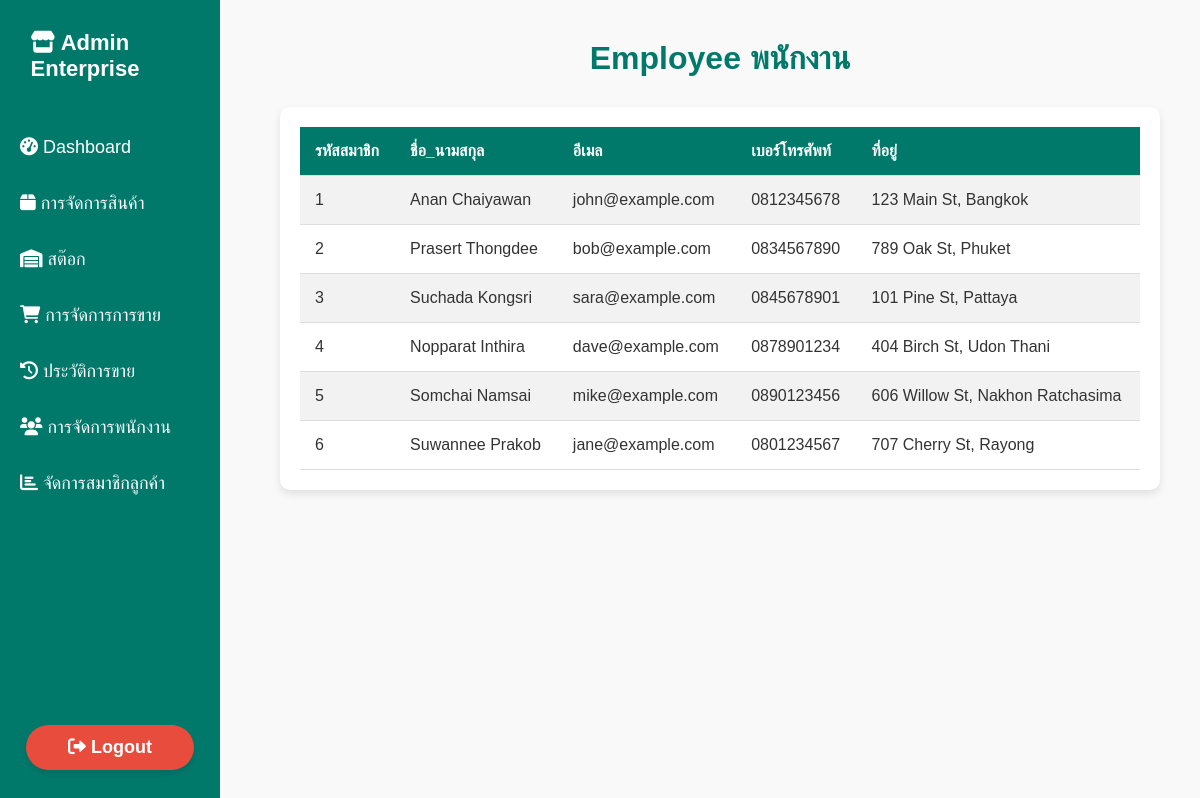
The page /member.php on the database its author committed.
### tables this page shows
CREATE TABLE `member` (
  `m_id` int(10) NOT NULL,
  `m_phone` varchar(11) NOT NULL,
  `m_email` varchar(30) NOT NULL,
  `m_address` varchar(100) NOT NULL,
  `c_id` int(10) NOT NULL
);

CREATE TABLE `customer` (
  `c_id` int(10) NOT NULL,
  `c_name` varchar(25) NOT NULL,
  `c_sex` varchar(10) NOT NULL
);

### member.php (the view, shortened to what this page needs)
<!DOCTYPE html>
<html lang="th">
<head>
    <link rel="stylesheet" href="stock.css">
    <link rel="stylesheet" href="https://cdnjs.cloudflare.com/ajax/libs/font-awesome/6.0.0-beta3/css/all.min.css">
</head>
<body>
    <div class="sidebar">
        <div class="logo">
            <h2><i class="fas fa-store"></i> Admin <dir>Enterprise</dir></h2>
        </div>
        <ul class="menu">
            <li><a href="dashboard.html"><i class="fas fa-tachometer-alt"></i> Dashboard</a></li>
            <li><a href="product-management.html"><i class="fas fa-box"></i> การจัดการสินค้า</a></li>
            <li><a href="stock.html"><i class="fas fa-warehouse"></i> สต๊อก</a></li>
            <li><a href="sales-management.html"><i class="fas fa-shopping-cart"></i> การจัดการการขาย</a></li>
            <li><a href="sales-history.html"><i class="fas fa-history"></i> ประวัติการขาย</a></li>
            <li><a href="employee-management.html"><i class="fas fa-users"></i> การจัดการพนักงาน</a></li>
            <li><a href="customer-management.html"><i class="fas fa-chart-bar"></i> จัดการสมาชิกลูกค้า</a></li>
        </ul>
        <div class="logout">
            <a href="login.html"><i class="fas fa-sign-out-alt"></i> Logout</a>
        </div>
    </div>
    <div class="content">
    <div class="form-container">
        <h1>Employee พนักงาน</h1>
        <div class="table-container">
            <table>
                <thead>
                    <tr>
                        <th>รหัสสมาชิก</th>
                        <th>ชื่อ_นามสกุล</th>
                        <th>อีเมล</th>
                        <th>เบอร์โทรศัพท์</th>
                        <th>ที่อยู่</th>
                    </tr>
                </thead>
                <tbody>
                    <tr>
                     <?php
                    require 'database.php';
                    $query = "SELECT member.m_id ,customer.c_name, member.m_email, member.m_phone, member.m_address FROM member INNER JOIN customer ON member.c_id = customer.c_id;";
                    if ($is_query_run = mysqli_query($mysqli, $query))
                {
                    while ($query_executed = $is_query_run->fetch_assoc())
                    {
                        echo "<tr>";
                        echo "<td>" . $query_executed['m_id'] . "</td>";
                        echo "<td>" . $query_executed['c_name'] . "</td>";
                        echo "<td>" . $query_executed['m_email'] . "</td>";
                        echo "<td>" . $query_executed['m_phone'] . "</td>";
                        echo "<td>" . $query_executed['m_address'] . "</td>";
                        echo "</tr>";
                    }
                }
                else
                {
                    echo "<tr><td colspan='3'>Error in execution!</td></tr>";
                }
                ?>
                </tbody>
            </table>
    </div>
</body>
</html>

### stock.css (style rules this page uses)
* { margin: 0; padding: 0; box-sizing: border-box; text-decoration: none; }
body { font-family: 'Prompt', sans-serif; background-color: #f9f9f9; color: #333; display: flex; }
.sidebar { width: 220px; background-color: #00796b; min-height: 100vh; padding: 30px 5px; position: fixed; top: 0; left: 0; display: flex; flex-direction: column; align-items: center; }
.sidebar h2 { color: #fff; margin-right: 50px; font-size: 22px; margin-bottom: 30px; }
.sidebar ul { list-style: none; width: 100%; }
.sidebar ul li { margin: 15px 0; }
.sidebar ul li a { text-decoration: none; color: #fff; font-size: 18px; padding: 10px 15px; display: block; border-radius: 8px; transition: background-color 0.3s; }
.content { margin-left: 240px; padding: 40px; flex-grow: 1; background-color: #f9f9f9; }
.content h1 { font-size: 32px; color: #00796b; margin-bottom: 30px; text-align: center; }
.table-container { background-color: #fff; padding: 20px; border-radius: 10px; box-shadow: 0 4px 8px rgba(0, 0, 0, 0.1); }
.table-container table { width: 100%; border-collapse: collapse; }
.table-container table th, .table-container table td { padding: 15px; text-align: left; border-bottom: 1px solid #ddd; }
.table-container table th { background-color: #00796b; color: white; text-transform: uppercase; }
.table-container table tbody tr:nth-child(even) { background-color: #f2f2f2; }
.table-container table td { color: #333; }
.logout { margin-top: auto; width: 100%; text-align: center; }
.logout a { color: #fff; background-color: #e74c3c; padding: 12px 20px; border-radius: 30px; display: inline-block; text-align: center; font-size: 18px; font-weight: bold; transition: background-color 0.3s ease, transform 0.3s ease; box-shadow: 0 4px 6px rgba(0, 0, 0, 0.1); width: 80%; }

### rows shown on the page
member: m_id "1", c.c_name "Anan Chaiyawan", m_email "john@example.com", m_phone "0812345678", m_address "123 Main St, Bangkok"
member: m_id "2", c.c_name "Prasert Thongdee", m_email "bob@example.com", m_phone "0834567890", m_address "789 Oak St, Phuket"
member: m_id "3", c.c_name "Suchada Kongsri", m_email "sara@example.com", m_phone "0845678901", m_address "101 Pine St, Pattaya"
member: m_id "4", c.c_name "Nopparat Inthira", m_email "dave@example.com", m_phone "0878901234", m_address "404 Birch St, Udon Thani"
member: m_id "5", c.c_name "Somchai Namsai", m_email "mike@example.com", m_phone "0890123456", m_address "606 Willow St, Nakhon Ratchasima"
member: m_id "6", c.c_name "Suwannee Prakob", m_email "jane@example.com", m_phone "0801234567", m_address "707 Cherry St, Rayong"
